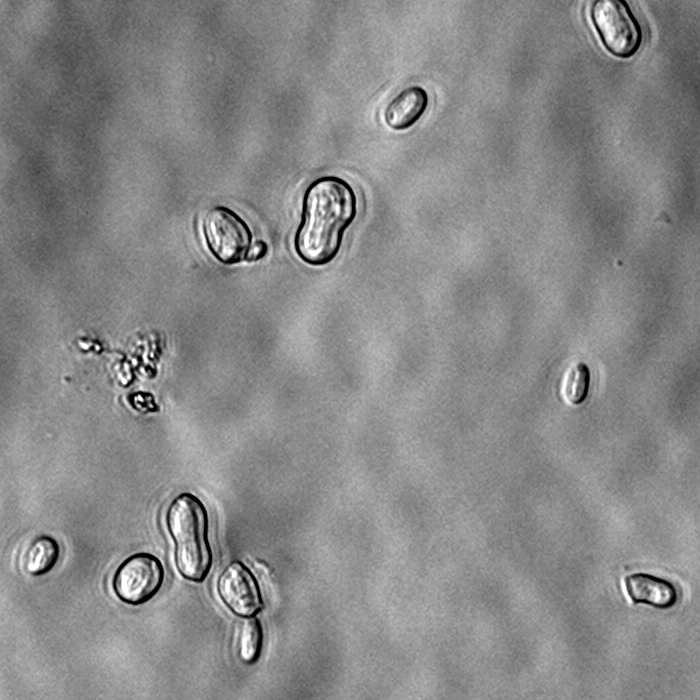
#> input picture data/segmentation_reference/20261005_h2o2_tr.png, 700 x 700 px; its folder holds only this picture in this run
$ python -i segment.py   (imports and definitions only)
#> lines starting #> are read from the running program, lines starting #| are printed output that depends on the picture; after the words box and inside, x2 and y2 are one past the last pixel; in counts of white or black regions, pixels touching at a corner belong together
#> further down, picture is the input picture: shape (700, 700); min 0, max 255, mean 135.2
"""bright-field/DIC -> per-cell label masks (Stage 2), plus a couple of
Stage-2/7 helpers (border-touching cells, focus score) that naturally operate
on the same phase/DIC image used for segmentation.
"""
from __future__ import annotations

import numpy as np
from scipy import ndimage as ndi
from skimage import filters, morphology, segmentation, measure
from skimage.feature import peak_local_max
from inspect import signature

_REMOVE_SMALL_OBJECTS_HAS_MAX_SIZE = (
    "max_size"
    in signature(morphology.remove_small_objects).parameters
)


def _remove_objects_below_size(
    binary: np.ndarray, min_size: int
) -> np.ndarray:
    """Keep connected objects containing at least min_size pixels."""
    if min_size <= 0:
        return binary.copy()

    if _REMOVE_SMALL_OBJECTS_HAS_MAX_SIZE:
        return morphology.remove_small_objects(
            binary, max_size=min_size - 1
        )

    # Compatibility with scikit-image versions before 0.26.
    return morphology.remove_small_objects(
        binary, min_size=min_size
    )

# [14 lines left out: function foreground_fraction, not called in this run]


def segment_cells(
    bf_image: np.ndarray, method: str = "otsu", min_size: int = 30, resize_factor: float = 1.0, **cellpose_kwargs
) -> np.ndarray:
    """Return an integer label mask (0 = background) for a bright-field/DIC image.

    method="sparse" is for fluorescence frames, where cells occupy a few
    percent of the pixels and the histogram has one mode (background), not
    two. Both other methods assume otherwise; see _segment_sparse.

    method="cellpose" needs the optional cellpose+torch dependencies (deep
    learning segmentation, preferred for stress-distorted morphology per the
    team's protocol) -- ~110s/image on CPU for a real 535x512 DIC image, so
    batch runs may need either GPU or a resize_factor < 1.0 (see below --
    unlike "otsu", cellpose tolerates this well). See
    scripts/estimate_cellpose_throughput.py to turn that per-image number
    into a "how long will my real batch take" estimate.

    method="transmitted" is for bright-field frames, where cells are dark
    rims with bright halos rather than bright objects; see
    _segment_transmitted. "sparse" on such a frame returns the halos.

    method="otsu" (default) is a classical Otsu + watershed fallback with no
    heavy dependencies, good enough for tests/prototyping.

    resize_factor < 1.0 downsamples before segmenting and scales the label
    mask back up (nearest-neighbor, so label ids stay intact). Measured
    effect differs sharply by method -- always check
    scripts/evaluate_resize_accuracy_tradeoff.py / a real-image cell-count
    sanity check for your own case before relying on it, don't assume either
    number below transfers:
    - "cellpose": degrades gracefully on a real DIC image -- resize_factor=0.5
      kept 75/79 cells (95%) at 2.6x the speed (42s vs 110s); 0.25 kept
      65/79 (82%) at 5.7x the speed (19s). A real, usable throughput lever.
    - "otsu": breaks down hard well before that -- F1 against synthetic
      ground truth collapsed from 0.83 (resize_factor=1.0) to 0.33 at 0.75
      and to 0.0 by 0.5, because its edge-detection kernels (segment.py's
      internal sigma values) are fixed in *pixels* and stop resolving
      nearby cell boundaries once the image shrinks -- they don't scale
      with resize_factor. Don't downsample "otsu" runs; it isn't the
      resize/upsample bookkeeping that fails (label positions stay
      correct), it's this method's fixed-scale kernels.
    """
    if resize_factor != 1.0:
        return _segment_resized(bf_image, method=method, min_size=min_size, resize_factor=resize_factor, **cellpose_kwargs)
    if method == "cellpose":
        return _segment_cellpose(bf_image, **cellpose_kwargs)
    if method == "otsu":
        return _segment_otsu(bf_image, min_size=min_size)
    if method == "sparse":
        return _segment_sparse(bf_image, min_size=min_size, **cellpose_kwargs)
    if method == "transmitted":
        return _segment_transmitted(bf_image, min_size=min_size, **cellpose_kwargs)
    if method == "brightfield_rim":
        # Sizes come from pixel_size_um and the *_um settings; min_size (pixels)
        # does not apply, so a pixel-based default cannot leak into a µm method.
        return _segment_brightfield_rim(bf_image, **cellpose_kwargs)
    raise ValueError(f"unknown segmentation method: {method!r}")


# [51 lines left out: function _segment_transmitted, not called in this run]


def _disk_px(radius_um: float, pixel_size_um: float) -> int:
    return max(round(radius_um / pixel_size_um), 0)


# [109 lines left out: functions _quadratic_surface, _segment_brightfield_rim, not called in this run]


def _local_std(image: np.ndarray, window: int) -> np.ndarray:
    mean = ndi.uniform_filter(image, window)
    return np.sqrt(np.maximum(ndi.uniform_filter(image * image, window) - mean * mean, 0.0))


# [51 lines left out: functions _erode_keeping_objects, _segment_resized, load_cellpose_model, _segment_cellpose, not called in this run]


def _segment_otsu(bf_image: np.ndarray, min_size: int = 30) -> np.ndarray:
#> called with min_size = 30
    image = bf_image.astype(float)
    image = (image - image.min()) / (np.ptp(image) + 1e-9)

    # Threshold on local edge/texture "activity" rather than raw intensity.
    # DIC/phase cells stand out by internal structure and boundary contrast,
    # not by being reliably brighter or darker than one global level -- a
    # plain global-intensity Otsu threshold (even after flattening a slow
    # illumination gradient) misclassified large low-contrast background
    # regions as foreground on real DIC test images, producing a spurious
    # web of "cells" across empty background. Edge activity stays low there
    # regardless of absolute brightness or gentle shading.
    smoothed = filters.gaussian(image, sigma=1.0)
    activity = filters.gaussian(filters.sobel(smoothed), sigma=3.0)
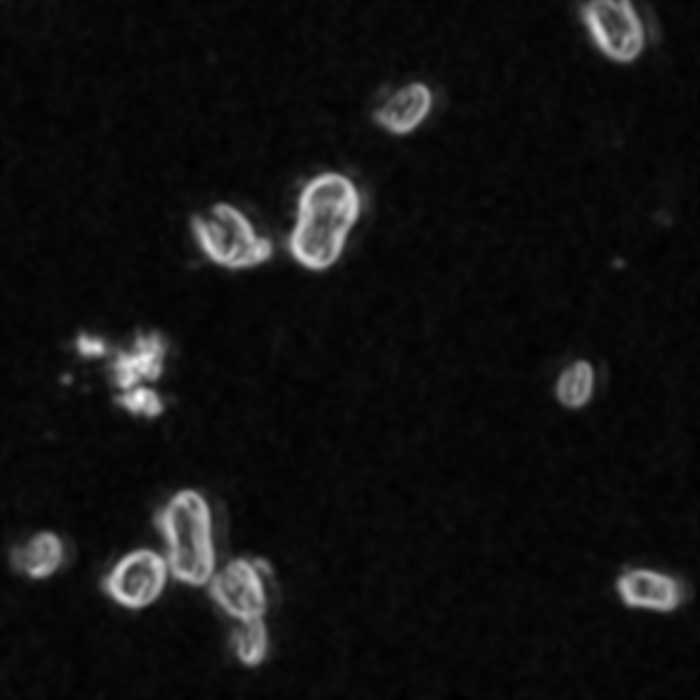
#> activity: shape (700, 700) float64; min 0.00383, max 0.221, mean 0.0193; drawn with min black and max white
    threshold = filters.threshold_otsu(activity)
#> threshold = 0.0601
    binary = activity > threshold
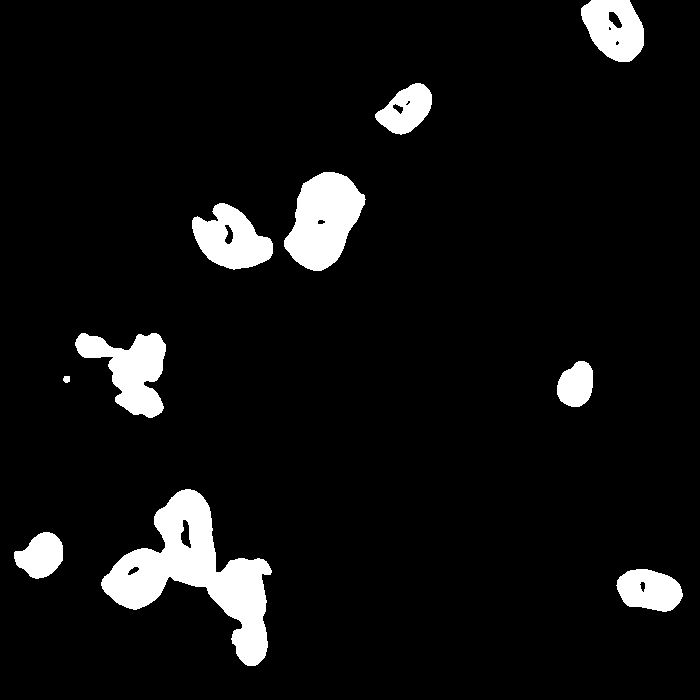
#> binary: shape (700, 700) bool; 6.9% white; 10 white regions, largest, box (x1, y1, x2, y2) and area: (101, 489, 272, 666) 11385, (284, 172, 366, 271) 5262, (75, 333, 166, 418) 4084

    # edges alone are a ring, not a filled cell -- close small gaps in the
    # ring then fill it completely (not just small holes) to get solid masks
    binary = morphology.closing(
    binary, morphology.disk(3), mode="ignore"
    )
#> binary: shape (700, 700) bool; 7% white; 10 white regions, largest, box (x1, y1, x2, y2) and area: (101, 489, 272, 666) 11531, (284, 172, 366, 271) 5286, (75, 333, 166, 418) 4140
    binary = ndi.binary_fill_holes(binary)
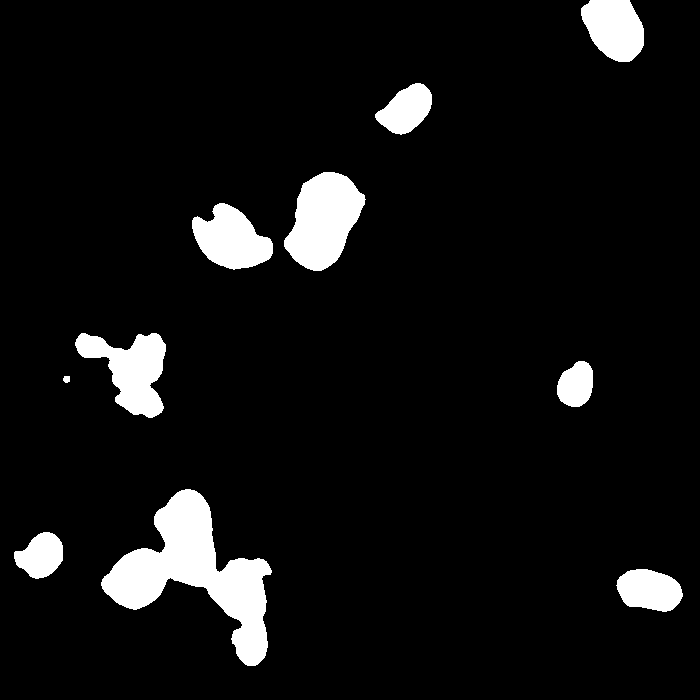
#> binary: shape (700, 700) bool; 7% white; 10 white regions, largest, box (x1, y1, x2, y2) and area: (101, 489, 272, 666) 11633, (284, 172, 366, 271) 5286, (75, 333, 166, 418) 4140
    binary = _remove_objects_below_size(binary, min_size)

    return _split_touching(binary)


# [78 lines left out: function _segment_sparse, not called in this run]


def _split_touching(binary: np.ndarray) -> np.ndarray:
    """Watershed on the distance transform, so touching cells stay separate."""
    distance = ndi.distance_transform_edt(binary)
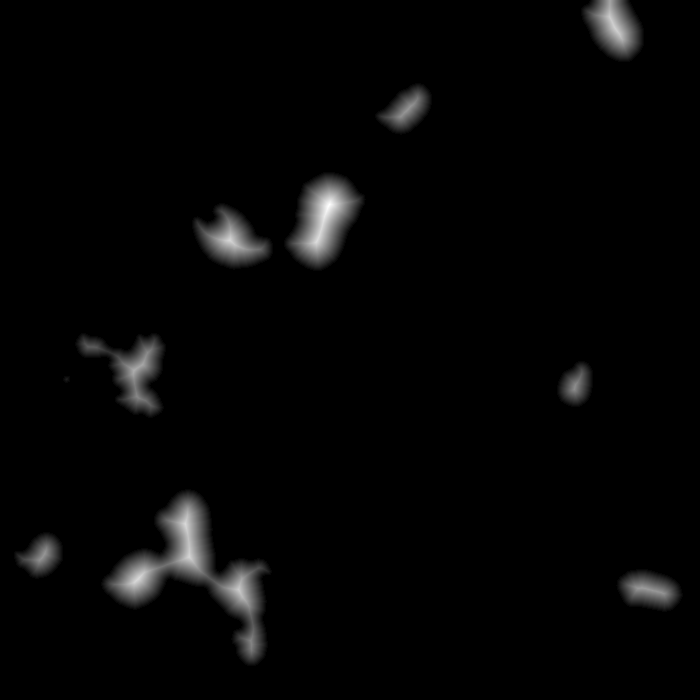
#> distance: shape (700, 700) float64; min 0, max 31.62, mean 0.7; drawn with min black and max white
    peaks = peak_local_max(distance, min_distance=5, labels=binary.astype(int))
#> peaks = 20 rows, first 8: [204, 329], [237, 318], [578, 138], [524, 185], [240, 229], [556, 189], [27, 614], [18, 610]
    markers = np.zeros_like(binary, dtype=np.int32)
    for i, (r, c) in enumerate(peaks, start=1):
        markers[r, c] = i
#> this loop made 20 passes
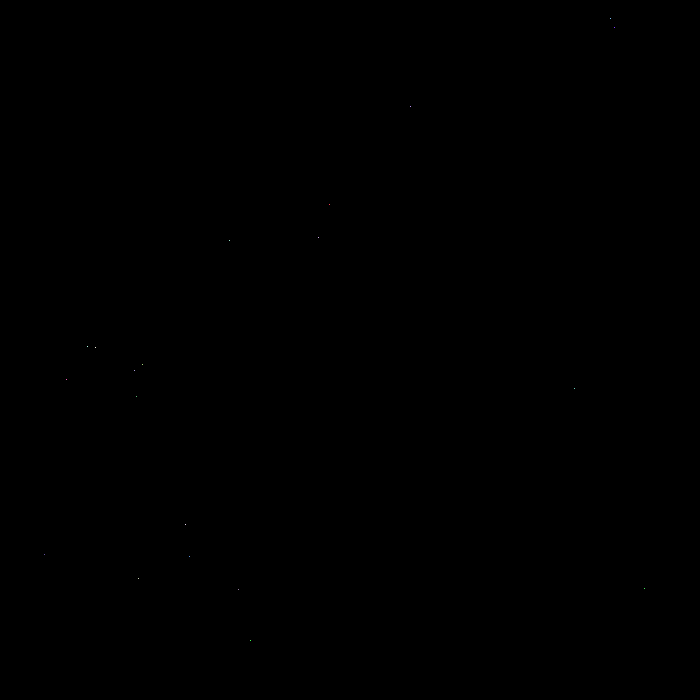
#> markers: shape (700, 700) int32; 21 distinct labels, from 0 to 20; one colour per label, 0 black
    markers = ndi.label(markers)[0]
#> markers: shape (700, 700) int32; 21 distinct labels, from 0 to 20
    return segmentation.watershed(-distance, markers, mask=binary).astype(np.int32)
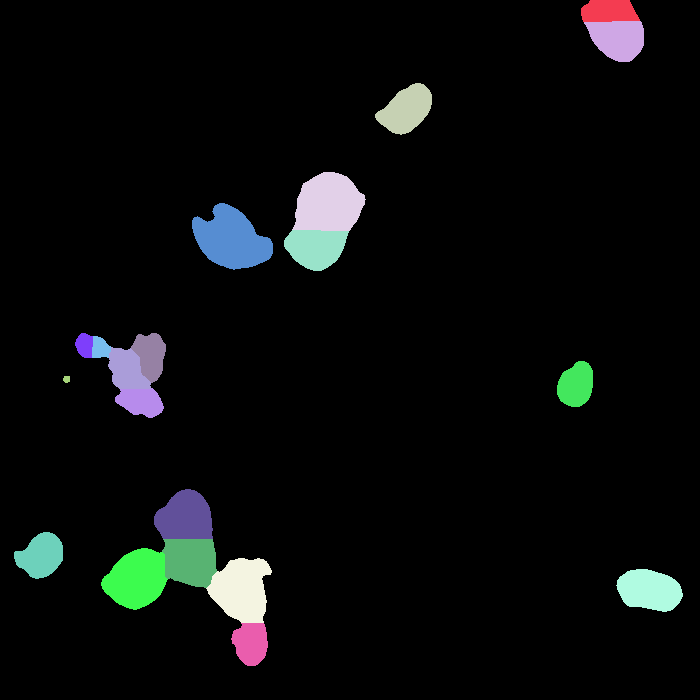
#> returned value: shape (700, 700) int32; 21 distinct labels, from 0 to 20; one colour per label, 0 black


# [33 lines left out: functions border_touching_labels, focus_score, not called in this run]

>>> import cv2
>>> picture = cv2.imread('../data/segmentation_reference/20261005_h2o2_tr.png', cv2.IMREAD_GRAYSCALE)
>>> result = segment_cells(picture)

$ run again, on data/segmentation_reference/20261006_h2o2_tr.png
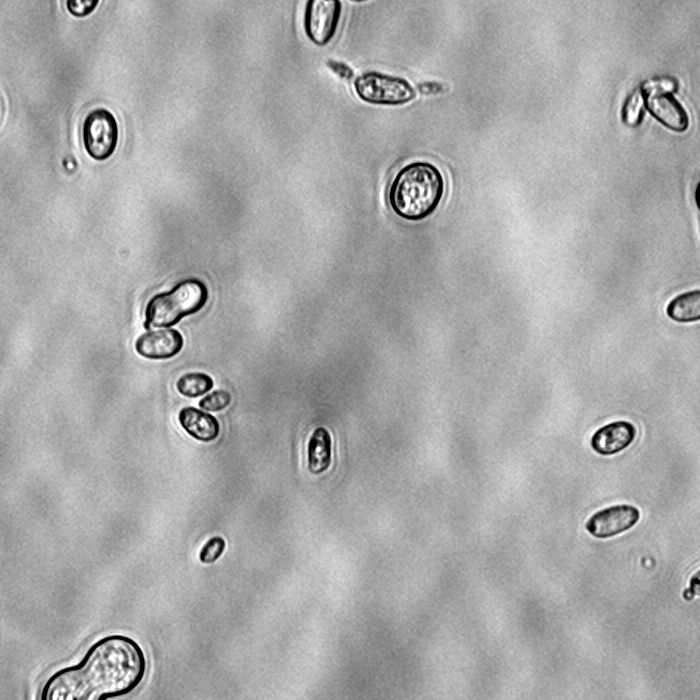
#> input picture data/segmentation_reference/20261006_h2o2_tr.png, 700 x 700 px
#> picture is the input picture: shape (700, 700); min 0, max 255, mean 166.5
#> threshold = 0.0654
#> in _segment_otsu, `binary = activity > threshold`:
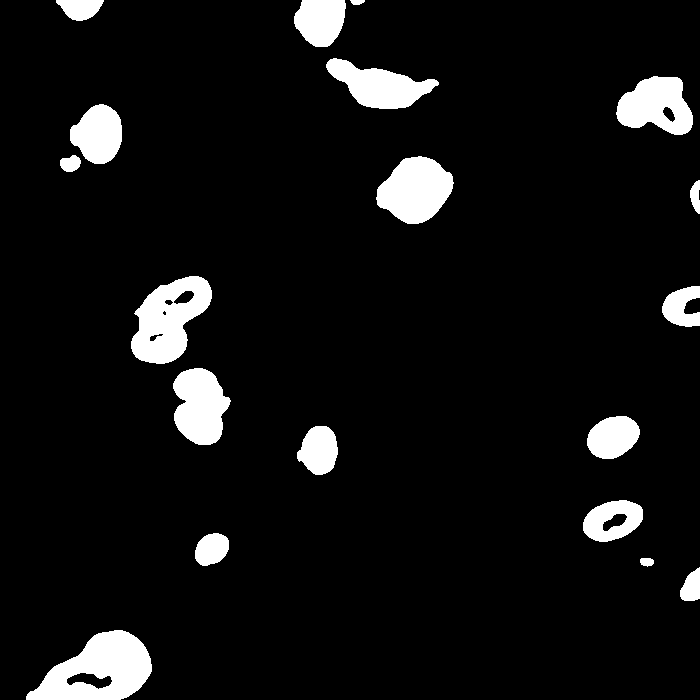
#> binary: shape (700, 700) bool; 7.2% white; 19 white regions, largest, box (x1, y1, x2, y2) and area: (26, 630, 152, 700) 5270, (131, 276, 212, 364) 4292, (376, 156, 454, 224) 3662
#> peaks = 26 pairs, first value 5 to 694, second value 70 to 694
#> the loop in _split_touching, `for i, (r, c) in enumerate(peaks, start=1):` made 26 passes
#> (r, c) on passes 1 to 8: (694, 86), (665, 113), (187, 418), (338, 161), (18, 320), (100, 659), (312, 164), (134, 98)
#> in _split_touching, `return segmentation.watershed(-distance, markers, mask=binary).astype(..`:
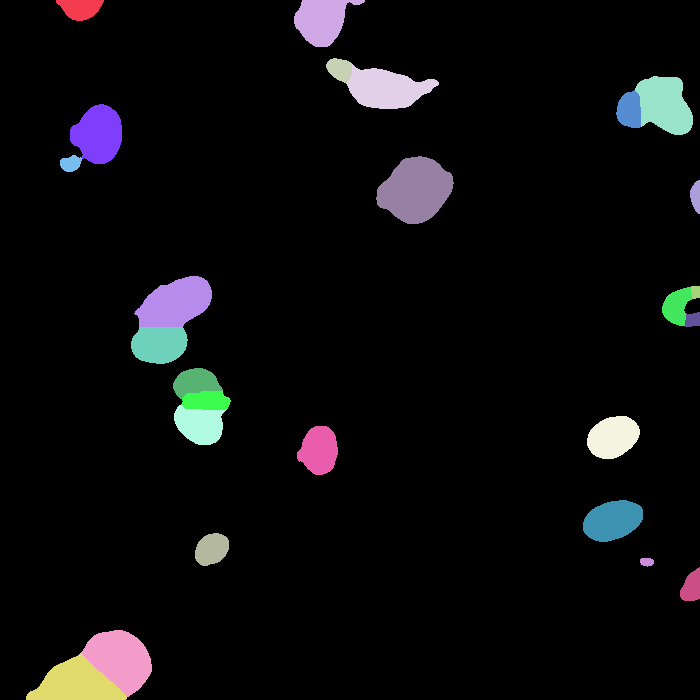
#> returned value: shape (700, 700) int32; 27 distinct labels, from 0 to 26; one colour per label, 0 black

$ run again, on data/segmentation_reference/20261007_h2o2_tr.png
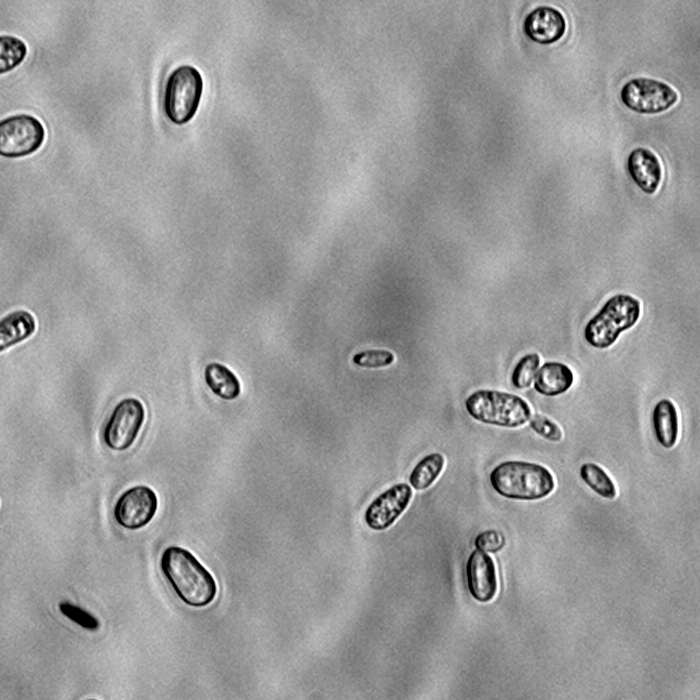
#> input picture data/segmentation_reference/20261007_h2o2_tr.png, 700 x 700 px
#> picture is the input picture: shape (700, 700); min 0, max 255, mean 152.1
#> threshold = 0.0603
#> in _segment_otsu, `binary = activity > threshold`:
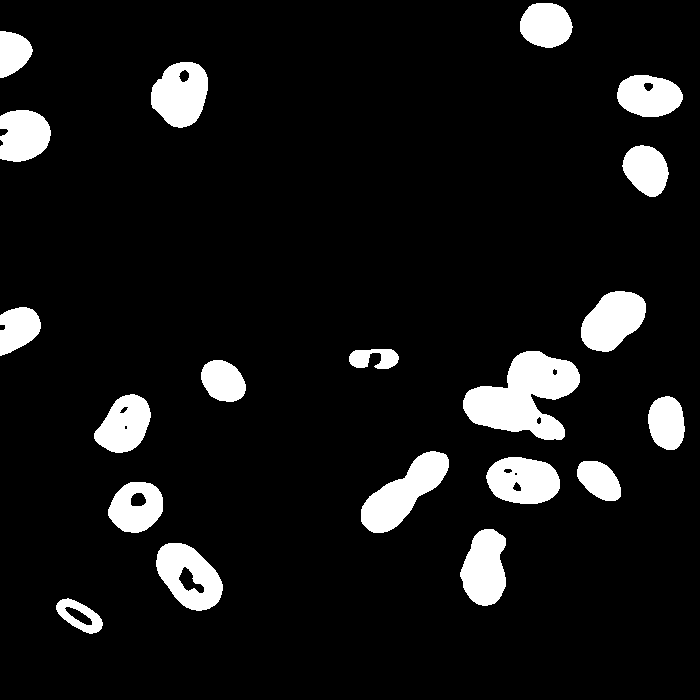
#> binary: shape (700, 700) bool; 8.9% white; 20 white regions, largest, box (x1, y1, x2, y2) and area: (463, 351, 580, 440) 5977, (361, 451, 449, 533) 3378, (156, 543, 223, 611) 2808
#> peaks = 31 pairs, first value 24 to 615, second value 5 to 666
#> the loop in _split_touching, `for i, (r, c) in enumerate(peaks, start=1):` made 31 passes
#> (r, c) on passes 1 to 8: (96, 179), (506, 136), (580, 192), (585, 196), (479, 515), (134, 27), (314, 618), (373, 532)
#> in _split_touching, `return segmentation.watershed(-distance, markers, mask=binary).astype(..`:
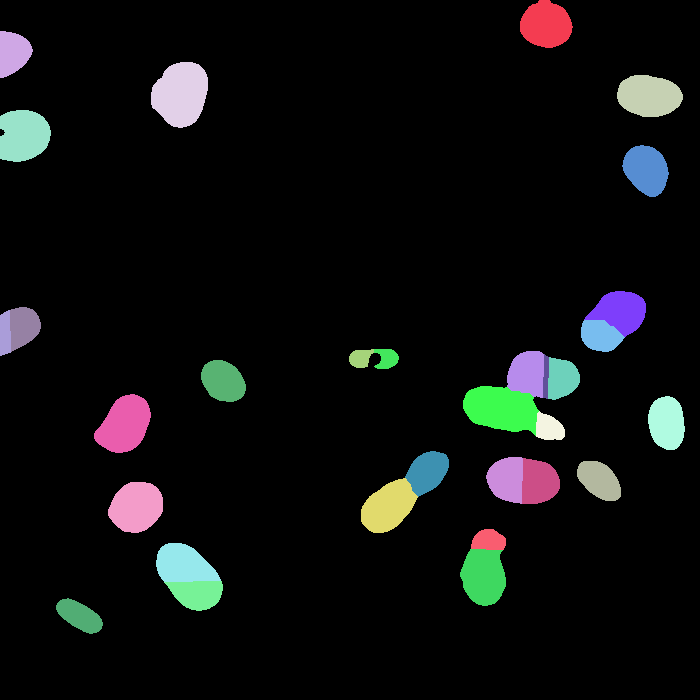
#> returned value: shape (700, 700) int32; 32 distinct labels, from 0 to 31; one colour per label, 0 black
